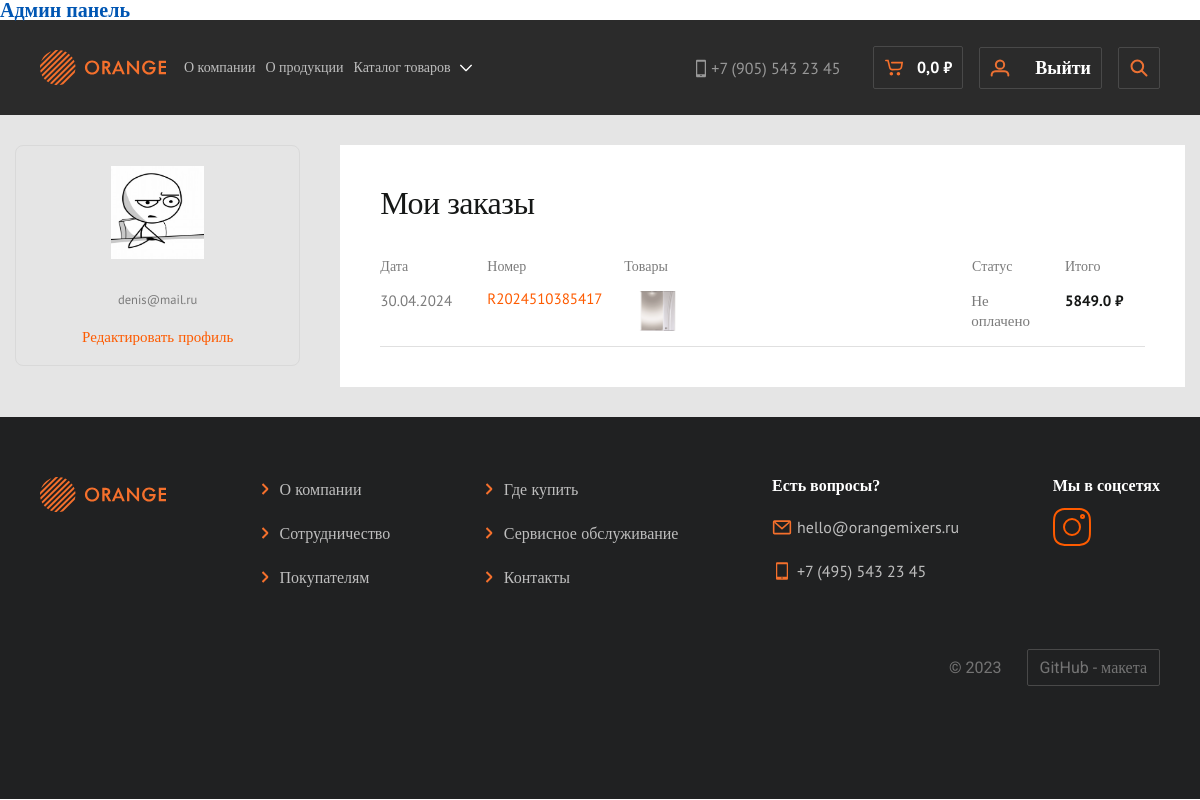
/user/user_profile/ (signed in), run on an earlier commit of the app's database.
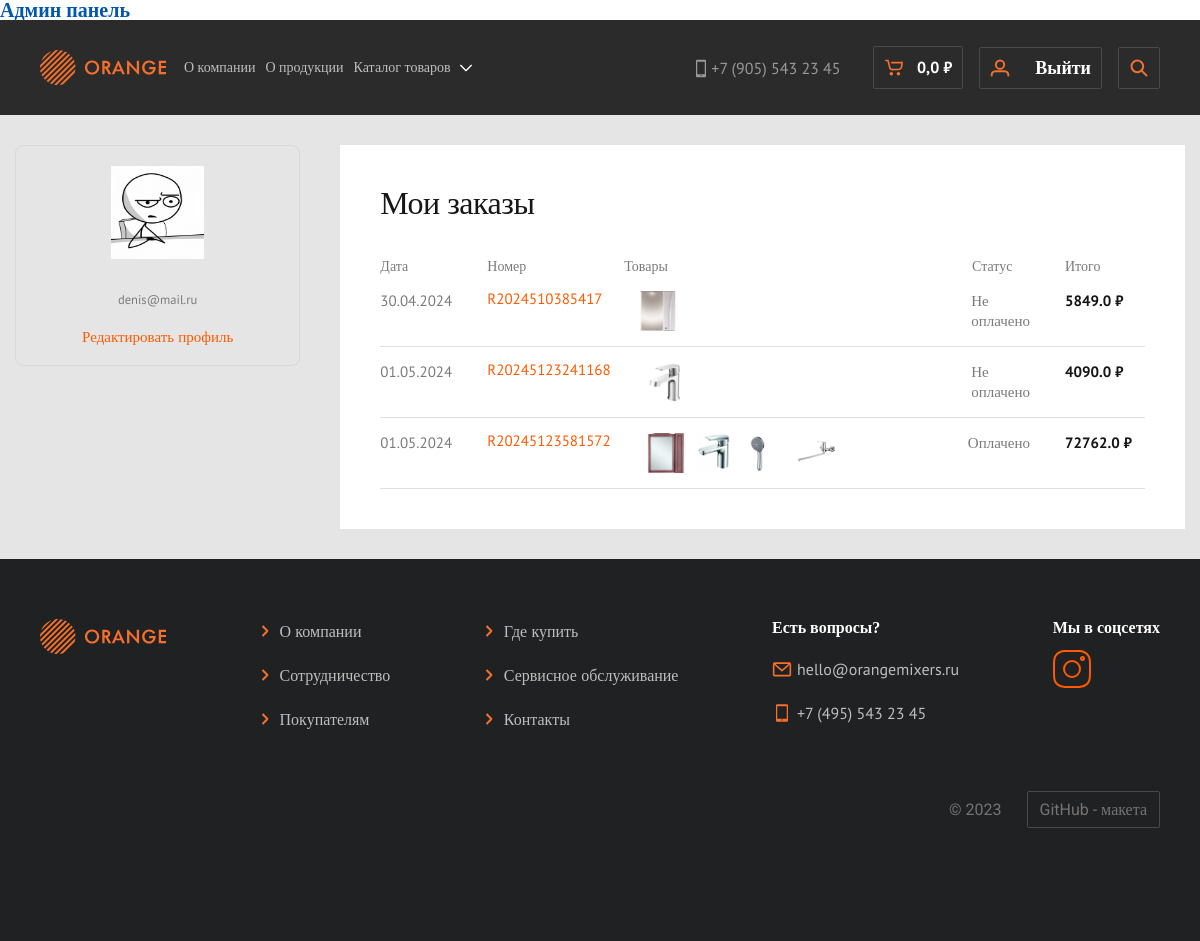
And on a later commit of the database.
### orders/models.py (models this page shows, shortened)
class Order(models.Model):
    user = models.ForeignKey(User, on_delete=models.CASCADE, blank=True, null=True, verbose_name="Пользователь", default=None)
    create_time = models.DateTimeField(auto_now_add=True, verbose_name="Дата создания заказа" )
    slug = models.SlugField(max_length=25, null=True, blank=True, editable=True,verbose_name='URL-ссылка')
    order_num = models.CharField(max_length=20, default=RandomOrderNumber(), unique=True, verbose_name='Номер заказа')
    city_delivery = models.CharField(max_length=50, verbose_name="Город доставки")#Данные берем из json файла
    fullNameUser = models.CharField(max_length=200,null=True, blank=True ,verbose_name='ФИО получателя')
    phone = models.CharField(max_length=20, null=True, blank=True ,verbose_name="Номер телефона")
    streetName = models.CharField(max_length=100, null=True, blank=True ,verbose_name="Улица")
    streetNumber = models.CharField(max_length=5, null=True, blank=True, verbose_name="Дом/Номер дома")
    indexNumber = models.CharField(max_length=6, null=True, blank=True, verbose_name="Индекс")
    numberApartment = models.CharField(max_length=5, null=True, blank=True, verbose_name="Квартира")
    statusPay = models.BooleanField(verbose_name='Статус оплаты заказа', default=False)
    adresPostmat = models.CharField(max_length=50, null=True, blank=True, verbose_name='Постамат')
    buyerStatus = models.ForeignKey(BuyerStatus, on_delete=models.CASCADE, related_name='BuyerStatus', verbose_name='Заказ от имени')
    methodDelivery = models.ForeignKey(MethodOfObtaining, on_delete=models.CASCADE, related_name='delivery', verbose_name='Способ получения')
    methodPay = models.ForeignKey(PayMethod, on_delete=models.CASCADE, related_name='pay', verbose_name='Способ оплаты')
    total_price = models.CharField(max_length=20, verbose_name='Сумма')#Будем получать из cart.total_price
    totel_nds = models.CharField(max_length=20, verbose_name='НДС')#Будем получать из cart.total_NDS
    promo_discaunt = models.CharField(max_length=20, verbose_name='Скидка')#Будем получать из cart.get_promo_discaunt
    price = models.CharField(max_length=20, verbose_name='Итоговая сумма')#Будем получать из cart.price_discount
    class Meta:
        verbose_name = "Заказ"
        verbose_name_plural = "Заказы"
    def get_absolute_url(self):
        return reverse_lazy('orderDetail', kwargs={'slug':self.slug})

class ProductOrder(models.Model):
    order = models.ForeignKey(Order, on_delete=models.CASCADE, related_name='order', verbose_name='Заказ')
    product = models.ForeignKey(Product, on_delete=models.SET_NULL, null=True, related_name='product',verbose_name='Товар')
    name = models.CharField(max_length=100, verbose_name="Название")
    price = models.DecimalField(max_digits=7, decimal_places=2, verbose_name="Цена")
    quantity = models.PositiveIntegerField(default=0, verbose_name="Количество")
    class Meta:
        db_table = "order_item"
        verbose_name = "Проданный товар"
        verbose_name_plural = "Проданные товары"
    orders = OrderItemQueryset.as_manager()

### products/models.py (models this page shows, shortened)
class Product(models.Model):
    name = models.CharField(max_length=100, unique=True, null=False, blank=False, verbose_name='Название товара')
    slug = models.SlugField(max_length=100, unique=True, null=False, blank=False, db_index=True, verbose_name='URL-товара')
    short_description = models.TextField(max_length=500, unique=True, null=False, blank=False, verbose_name='Краткое описание товара')
    description = models.TextField(max_length=1000, unique=True, null=False, blank=False, verbose_name='Полное описание товара')
    promo = models.BooleanField(default=False, verbose_name='Акционный товар')
    image = models.ImageField(upload_to="Product/", verbose_name='Главное фото товара')
    price = models.DecimalField(default=0.00, max_digits=7, decimal_places=2, verbose_name='Цена')
    discount = models.DecimalField(default=0.00, max_digits=4, decimal_places=2, verbose_name='Скидка в %')
    quantity = models.PositiveIntegerField(default=0, verbose_name='Остаток')
    color = models.ManyToManyField(ColorProduct, related_name='color', verbose_name='Цвет товара')
    collection  = models.ForeignKey(Collection, on_delete=models.CASCADE, verbose_name="Коллекция")
    category = models.ForeignKey(Category, on_delete=models.CASCADE, verbose_name="Категория")
    time_create  = models.DateTimeField(auto_now_add=True, verbose_name='Дата создания товара')
    time_update = models.DateTimeField(auto_now=True, verbose_name='Дата обновления товара')
    equipment  = models.ManyToManyField(EquipmentProductInstance, related_name='equipment', verbose_name='Комплектация товара')
    advantages  = models.ManyToManyField(AdvantagesProduct,  related_name='advantages', verbose_name='Преимущества товара')
    connectionDiagram = models.ImageField(upload_to='connectionDiagram/', verbose_name='Схема подключения или монтажа')
    characteristics  = models.ManyToManyField(Characteristics, related_name='characteristics', verbose_name='Характеристики товара' )
    def get_absolute_url(self):
        return reverse_lazy('product', kwargs={'product_slug':self.slug})
    class Meta:
        verbose_name = 'Товар'
        verbose_name_plural = 'Товары'

### users/views.py (the view)
# urls.py: path('user_profile/',UserProfile.as_view(), name='profile'),#Личный кабинет пользователя
class UserProfile(CartSumMixin,LoginRequiredMixin,TemplateView):
    model = User
    template_name = 'users/user_with_orders.html'
    def get_context_data(self, *, object_list=None, **kwargs):
        context = super().get_context_data(**kwargs)
        c_def = self.get_user_context()
        context['user_data'] = UserBuyersData.objects.get(user=self.request.user.id)
        context['title'] = f'Личный кабинет {self.request.user}'
        context['orders'] = Order.objects.filter(user__id = self.request.user.id)
        context = dict(list(context.items()) + list(c_def.items()))
        return context

### users/templates/users/user_with_orders.html (shortened to what this page needs)
{% extends "base.html" %}
{% load mptt_tags %}
{% load bootstrap4 %}
{% load static %}
{% load orangeMainApp_tag %}
{% load products_tag %}
{% block css_block %}
<link rel="stylesheet" href="{% static 'css/style_catalog_goods.css' %}">
<link rel="stylesheet" href="{% static 'css/register_auth.css' %}">
<link rel="stylesheet" href="{% static 'css/statick_style_new.css' %}">
<link rel="stylesheet" href="{% static 'css/user.css' %}">
{% endblock css_block %}
{% block nav_list_big %}
<div class="block_nav_list_big">
	<a href="#" class="nav_item_link_big">О компании</a>
	<a href="#" class="nav_item_link_big">О продукции</a>
	<button class="nav_item_btn_big">
		Каталог товаров
		<img src="{% static 'images/header/vector_list_of_good.svg'%}" alt="Каталог" class="nav_item_arrow_big">
	</button>
</div>
{% endblock nav_list_big %}
{% block content %}
	<section class="user_main_section">
		<div class="user_main_block">
			<div class="user_profile_block">
				<div class="user_profile">
					{% if user.image %}
					<img src="{{ user.userbuyersdata.image.url  }}" alt="Аватар" class="avatar">
					{% else %}
					<img src="{% static 'images/user/baseavatar.jpg' %}" alt="Аватар" class="avatar">
					{% endif %}
					<div class="user_info">
						<p class="p15_sans_grey">{{user.email}}</p>
						<a href="{% url 'edit_user' user_data.id %}">Редактировать профиль </a>
					</div>
				</div>
			</div>
			<div class="user_cart">
				<h2 class="h2_some_block_title_32_pb_0">Мои заказы</h2>
				{% if orders %}
				<div class="user_cart_block">
					<div class="user_cart_header">
						<div class="data_header">
							<p class="cart_p_14">
								Дата
							</p>
						</div>
						<div class="number_header">
							<p class="cart_p_14">
								Номер
							</p>
						</div>
						<div class="product_header">
							<p class="cart_p_14">
								Товары
							</p>
						</div>
						<div class="status_header">
							<p class="cart_p_14">
								Статус
							</p>
						</div>
						<div class="total_header">
							<p class="cart_p_14">
								Итого
							</p>
						</div>
					</div>
				</div>
				{% for order in orders %}
				<div class="user_cart_list">
					<div class="user_cart_item">
						<div class="cart_item_data">
							<p class="p15_sans_grey_left">{{order.create_time | date:"d.m.Y"}}</p>
						</div>
						<div class="cart_item_number">
							<a href="{{order.get_absolute_url}}"><p>{{order.order_num}}</p></a>
						</div>
						<div class="cart_item_product_list">
							{% for product in order.order.all %}
							<a href="{{product.product.get_absolute_url}}">
								<img src="{{product.product.image.url}}" alt="Фото">
							</a>
							{% endfor %}
						</div>
						<div class="cart_item_status">
							{% if order.statusPay %}
							<p class="p15_sans_grey_left">Оплачено</p>
							{% else %}
							<p class="p15_sans_grey_left">Не оплачено</p>
							{% endif %}
						</div>
						<div class="cart_item_total">
							<p class="p_15_bold">{{order.price}} ₽</p>
						</div>
					</div>
				</div>
				{% endfor %}
				{% else %}
				<p>У вас нет заказов</p>
				{% endif %}
			</div>
		</div>
	</section>
{% endblock content %}

### templates/base.html (shortened to what this page needs)
{% load mptt_tags %}
{% load bootstrap4 %}
{% load static %}
{% load static %}
{% load orangeMainApp_tag %}
{% load products_tag %}
<!DOCTYPE html>
<html lang="en">
<head>
    {% bootstrap_css %}
    <link rel="stylesheet" href="{% static '/css/style.css' %}">
    {% block css_block %}
    {% endblock css_block %}
    <link rel="stylesheet" href="{% static '/css/min_style.css'%}">
    <link rel="stylesheet" href="{% static '/css/statick_style.css'%}">
    <link rel="stylesheet" href="{% static '/css/mobile_style.css'%}">
</head>
<body>
    {% if user.is_admin or user.is_staff %}
    <a class="admin_link" href="{% url 'admin:index' %}">Админ панель</a>
    {% endif %}
    <div class="wrapper">
        <header class="header_main_block">
            <div class="header_block_container">
                <nav class="nav_header">
                    <div class="block_logo">
                        <a href="/" target="_blank"><img src="{% static 'images/header/logo.svg'%}" alt="Логотип"></a>
                    </div>
                    {% block nav_list_big %}{% endblock nav_list_big %}
                    <div class="nav_block_data">
                        <div class="nav_link">
                            <a href="tel:+7 (905) 543 23 45" class="nav_link_tel">+7 (905) 543 23 45</a>
                        </div>
                        <div class="data_cart">
                            {% if user.is_authenticated %}
                            <a href="{% url 'user_cart' %}">
                                <img src="{% static '/images/header/cart.svg' %}" alt="Корзина" class="cart_img">
                                <span class="value_cart">{{carts_list.price_discount}} &#8381</span>
                            </a>
                            {% else %}
                            <a href="#">
                                <img src="{% static '/images/header/cart.svg' %}" alt="Корзина" class="cart_img">
                                <span class="value_cart">00 &#8381</span>
                            </a>
                            {% endif %}
                        </div>
                        <div class="data_account">
                            {% if user.is_authenticated %}
                            <a href="{% url 'profile' %}" title="Кабинет {{user}}" >
                                <img src="{% static 'images/header/user.svg'%}" alt="Пользователь">
                            </a>
                            <form method="post" action="{% url 'logout' %}">
                                <button type="submit" class="logoutLink">Выйти</button>
                            </form>
                            {% else %}
                            <a href="{% url 'login' %}">
                                <img src="{% static 'images/header/user.svg'%}" alt="Пользователь">
                            </a>
                            {% endif %}
                        </div>
                        <div class="data_seach_btn">
                            <button class="seach_btn">
                                <img src="{% static 'images/header/search_btn.svg'%}" alt="Поиск">
                            </button>
                        </div>
                    </div>
                </nav>
            </div>
        </header>
        <main class="main">
            {% block content %}{% endblock %}
        </main>
        <footer class="footer">
            <div class="footer_nav_block">
                <nav class="nav_footer">
                    <div class="block_logo_footer">
                        <a href="#" target="_blank"><img src="{% static 'images/header/logo.svg'%}" alt="Логотип"></a>
                    </div>
                    <ul class="footer_items_list">
                        <li class="footer_items"><img src="{% static 'images/header/arrow_menu.svg'%}" alt=""><a href="#">О компании</a>
                        </li>
                        <li class="footer_items"><img src="{% static 'images/header/arrow_menu.svg'%}" alt=""><a
                                href="#">Сотрудничество</a>
                        </li>
                        <li class="footer_items"><img src="{% static 'images/header/arrow_menu.svg'%}" alt=""><a href="#">Покупателям</a>
                        </li>
                    </ul>
                    <ul class="footer_items_list">
                        <li class="footer_items"><img src="{% static 'images/header/arrow_menu.svg'%}" alt=""><a href="#">Где купить</a>
                        </li>
                        <li class="footer_items"><img src="{% static 'images/header/arrow_menu.svg'%}" alt=""><a href="#">Сервисное
                                обслуживание</a>
                        </li>
                        <li class="footer_items"><img src="{% static 'images/header/arrow_menu.svg'%}" alt=""><a href="#">Контакты</a>
                        </li>
                    </ul>
                    <div class="nav_footer_list_block">
                        <h3 class="h3_16_white">Есть вопросы?</h3>
                        <p class="nav_footer_items"><img src="{% static 'images/header/mail.svg'%}" alt=""><a
                                href="mailto:hello@orangemixers.ru" class="nav_link_footer">hello@orangemixers.ru</a></p>
                        <p class="nav_footer_items"><img src="{% static 'images/header/iphone_footer.svg'%}" alt=""><a
                                href="tel:++7 (495) 543 23 45" class="nav_link_footer">+7 (495) 543 23 45</a></p>
                    </div>
                    <div class="nav_footer_list_block">
                        <h3 class="h3_16_white">Мы в соцсетях</h3>
                        <p class="nav_footer_items"><img src="{% static 'images/header/insta_logo.svg'%}" alt=""></p>
                    </div>
                    <div class="footer_info">
                        <p class="footer_info_desc">© 2023</p>
                        <div class="footer_info_link"><a href="https://github.com/Denis1988JS/orangeShop">GitHub - макета </a>
                        </div>
                    </div>
                </nav>
            </div>
        </footer>
    </div>
</body>
</html>

### products/templates/products/tags/mobile_list_of_category.html (shortened to what this page needs)
{% load static %}

What changed in the data, as far as the page shows it:
added Order: create_time "01.05.2024", order_num "R20245123241168", statusPay "Не оплачено", price "4090.0"
added ProductOrder: product.image (picture), shown under "01.05.2024"
added Order: create_time "01.05.2024", order_num "R20245123581572", statusPay "Оплачено", price "72762.0"
added ProductOrder: product.image (picture), shown under "01.05.2024"
added ProductOrder: product.image (picture), shown under "01.05.2024"
added ProductOrder: product.image (picture), shown under "01.05.2024"
added ProductOrder: product.image (picture), shown under "01.05.2024"
